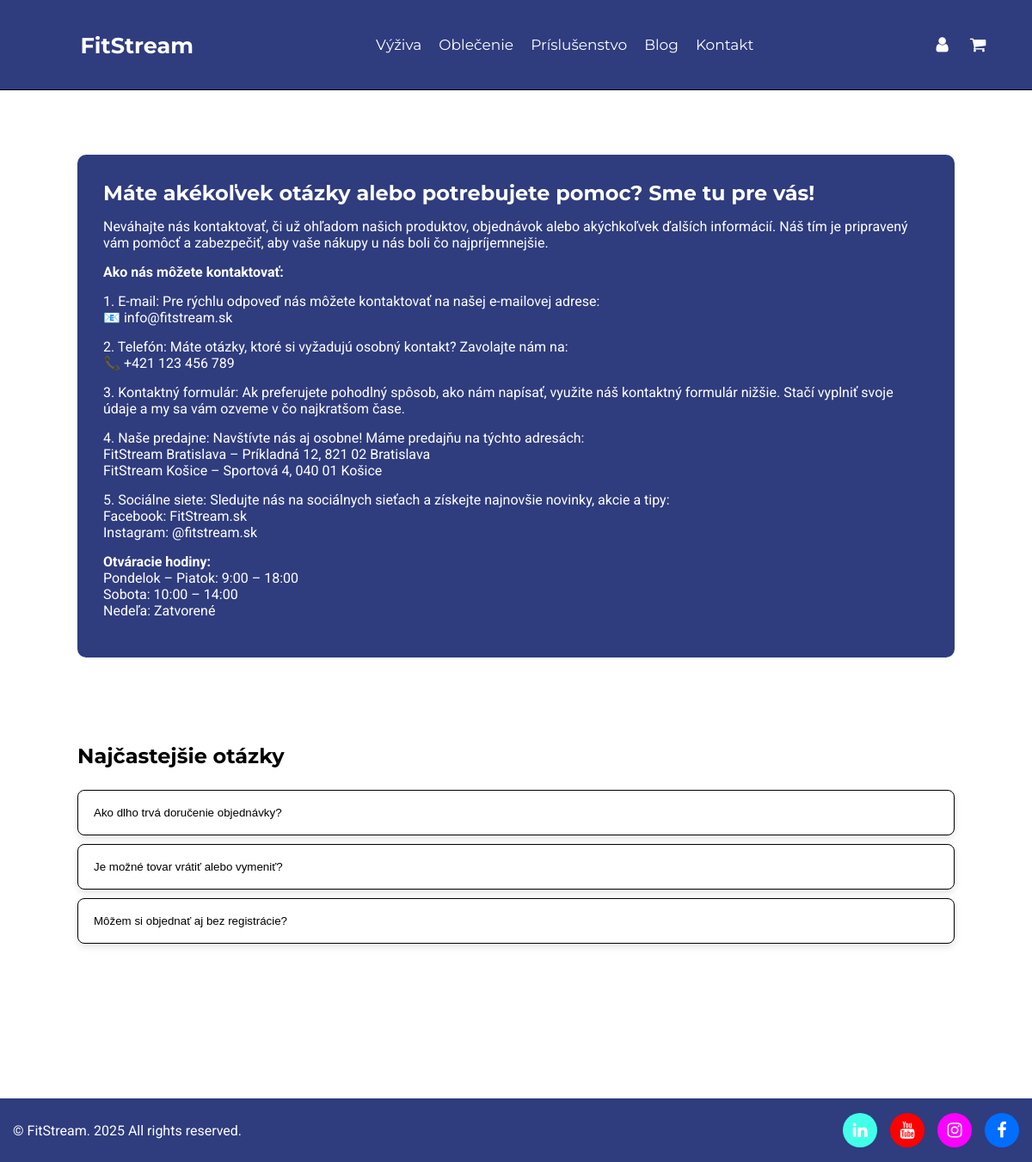
The page /kontakt.php on the database as committed earlier.
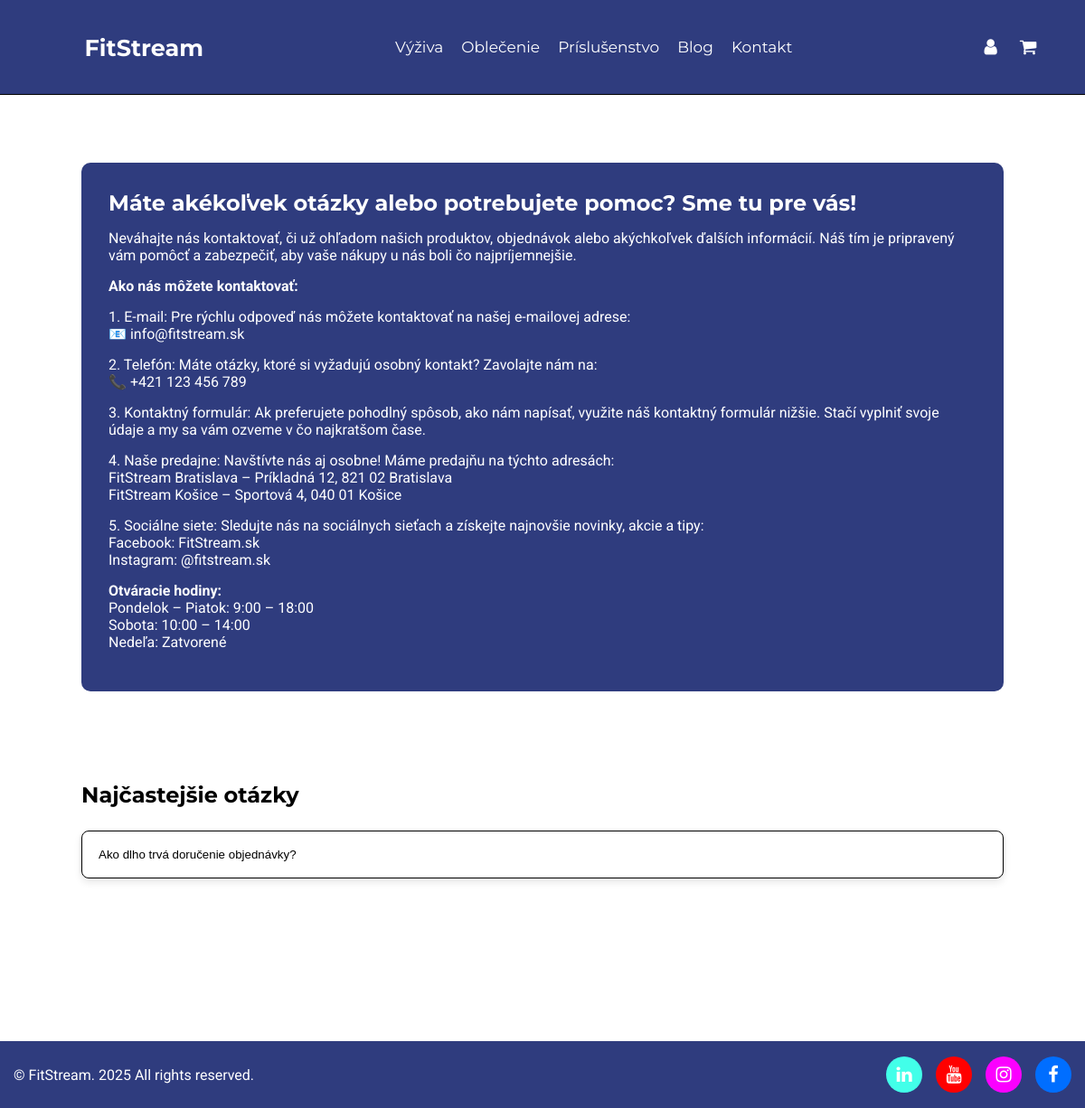
The same page on the database as committed later.
### tables this page shows
CREATE TABLE `navbar` (
  `idnavbar` int(11) NOT NULL,
  `nazov` varchar(200) NOT NULL,
  `url` varchar(255) NOT NULL
);

CREATE TABLE `akordeon` (
  `idakordeon` int(11) NOT NULL,
  `otazka` varchar(255) NOT NULL,
  `odpoved` text NOT NULL,
  `datum_vytvorenia` datetime DEFAULT current_timestamp(),
  `datum_upravy` timestamp NOT NULL DEFAULT current_timestamp() ON UPDATE current_timestamp()
);

CREATE TABLE `footer_ikony` (
  `idfooter` int(11) NOT NULL,
  `ikona` varchar(255) NOT NULL,
  `farba_bg` varchar(255) NOT NULL,
  `farba_ikony` varchar(255) NOT NULL,
  `url` varchar(45) NOT NULL
);

### classes/database_con.php (called while the page is built, shortened)
<?php
class Database
{
    private $connection;
    protected function connect(): void
    {
        $config = DATABASE;
        $options = [
            PDO::ATTR_ERRMODE            => PDO::ERRMODE_EXCEPTION,
            PDO::ATTR_DEFAULT_FETCH_MODE => PDO::FETCH_ASSOC,
        ];
        try {
            $dsn = 'mysql:host=' . $config['HOST'] .
                   ';dbname=' . $config['DBNAME'] .
                   ';port=' . $config['PORT'];
            $this->connection = new PDO(
                $dsn,
                $config['USER_NAME'],
                $config['PASSWORD'],
                $options
            );
        } catch (PDOException $e) {
            throw new Exception('Pripojenie zlyhalo: ' . $e->getMessage());
        }
    }
    public function getConnection(): PDO
    {
        return $this->connection;
    }
}
?>

### classes/akordeon_class.php (called while the page is built, shortened)
<?php
require_once $_SERVER['DOCUMENT_ROOT'] . '/FitStream/classes/database_con.php';
class Akordeon extends Database
{
    protected $conn;
    public function __construct()
    {
        $this->conn = $this->getConnection();
    }
    public function vypisAkordeon()
    {
        try {
            $sql = "SELECT * FROM akordeon";
            $st = $this->conn->prepare($sql);
            $st->execute();
            $rs = $st->fetchAll();
            return $rs;
        } catch (Exception $e) {
            die("Nastala chyba");
        } finally {
            $this->conn = null;
        }
    }
}

### classes/footer_linky.php (called while the page is built, shortened)
<?php
require_once $_SERVER['DOCUMENT_ROOT'] . '/FitStream/classes/database_con.php';
class Footer extends Database
{
    protected $conn;
    public function __construct()
    {
        $this->conn = $this->getConnection();
    }
    public function footer_Vypis(): array
    {
        try {
            $sql = "SELECT * FROM footer_ikony";
            $st = $this->conn->prepare($sql);
            $st->execute();
            return $st->fetchAll();
        } catch (Exception $e) {
            die("Nastala chyba");
        } finally {
            $this->conn = null;
        }
    }
}

### parts/akordeon.php (the view, shortened to what this page needs)
<div class = "acc">
    <h2>Najčastejšie otázky</h2>
        <?php foreach($vypis_a as $a):?>
            <button class="akordeon"><?php echo htmlspecialchars($a['otazka']); ?></button>
        <?php endforeach?>
</div>

### parts/navbar.php (shortened to what this page needs)
<?php require_once($_SERVER['DOCUMENT_ROOT'] . '/FitStream/classes/navbar_links.php');?>
<?php
$nav = new Navbar();
$vypis_linkov = $nav->navbar_Links();
?>
<nav class = "menu">
    <a href="<?php echo BASE_URL . "index.php";?>" class = "logo"><h1 class>FitStream</h1></a>
    <ul>
        <?php foreach($vypis_linkov as $a):?>
            <a href="<?php echo $a['url'] ;?>"><li><?php echo htmlspecialchars($a['nazov']);?></li></a>
        <?php endforeach?>
    </ul>
    <div class = "pr">
        <a href = "<?php echo BASE_URL . "kosik.php";?>"><i class="fa fa-shopping-cart" id = "shopping_cart" style = "font-size: 20px;"></i></a>
       </div>
</nav>

### parts/footer.php (shortened to what this page needs)
<?php require_once($_SERVER['DOCUMENT_ROOT'] . '/FitStream/classes/footer_linky.php');?>
<?php
$footer = new Footer();
$footer_vypis = $footer->footer_Vypis();
?>
<footer>
    <div class = "bottom_footer">
        <div class = "footer_rights"><p class = ""> &copy; <span id="year"></span>FitStream. <?php echo(date("Y")); ?> All rights reserved.</p></div>
            <div class = "social_media_links">
                <?php foreach($footer_vypis as $a): ?>
                    <a href="<?php echo htmlspecialchars($a['url']); ?>"  class="social"
                    style="background-color: <?php echo htmlspecialchars($a['farba_bg']); ?>;
                    color: <?php echo htmlspecialchars($a['farba_ikony']); ?>">
                   <i class="<?php echo htmlspecialchars($a['ikona']); ?>" style="font-size: 20px;"></i>
                   </a>
                <?php endforeach; ?>
         </div>
            </div>
</footer>
</body>
</html>

Rows that differ between the two databases and show on the page:
removed akordeon: otazka "Je možné tovar vrátiť alebo vymeniť?"
removed akordeon: otazka "Môžem si objednať aj bez registrácie?"
